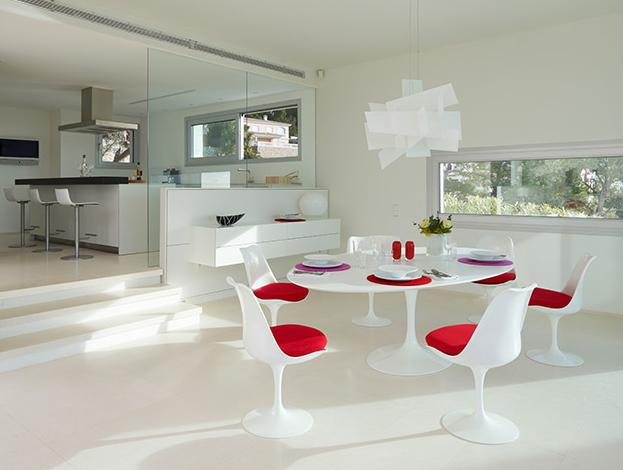
%> input picture Practica1/sillas.jpg, 623 x 470 px
$ octave --eval "result = ej15;"   (GNU Octave 9; MATLAB toolbox functions it lacks are replaced by stand-ins)
%> lines starting %> are read from the running program, lines starting %| are printed output that depends on the picture
function [output_args]= ej15 ()
%This function reads a color image and displays its channels
close all;
%We obtain all the channels
im=imread('sillas.jpg');
%> im is the input picture: size 470x623x3 uint8; mean R, G, B 178.6, 177.7, 167.2
imR = im(:,:,1);
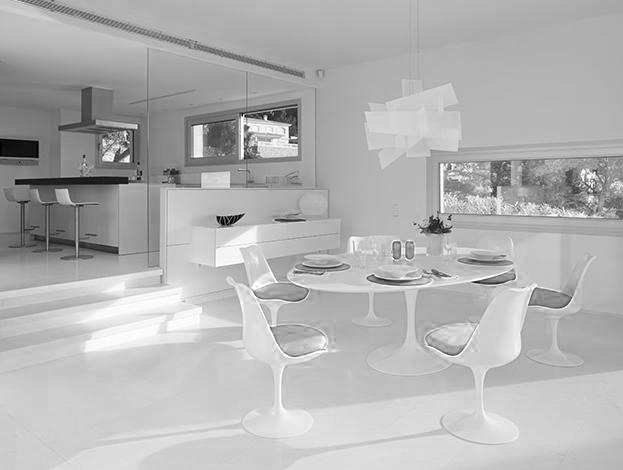
%> imR: size 470x623 uint8; min 0, max 255, mean 178.6
imG = im(:,:,2);
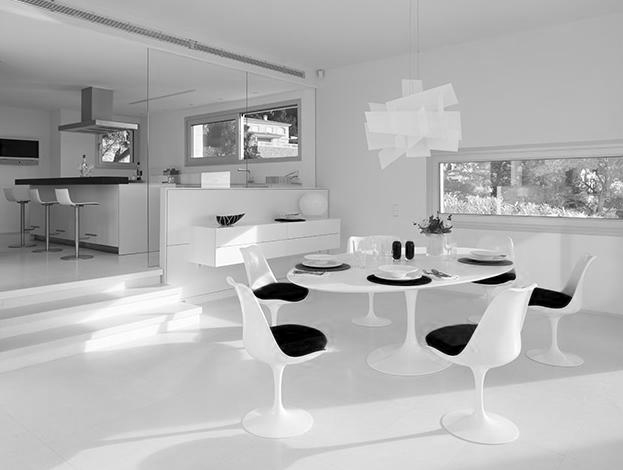
%> imG: size 470x623 uint8; min 0, max 255, mean 177.7
imB = im(:,:,3);
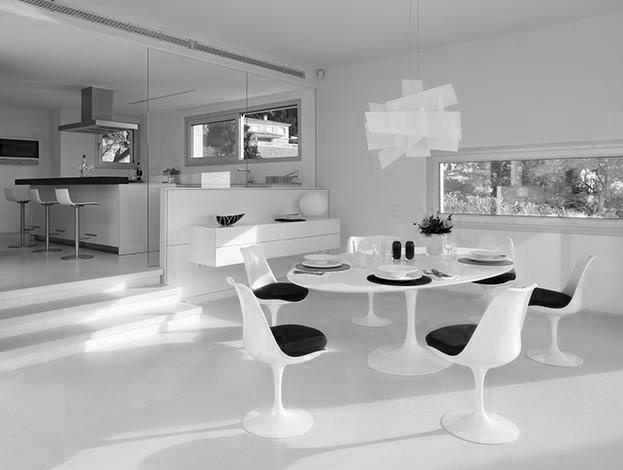
%> imB: size 470x623 uint8; min 0, max 255, mean 167.2
figure;
subplot(3,3,1),imshow(imR),title('Red Channel');
subplot(3,3,2),imshow(imG),title('Green Channel');
subplot(3,3,3),imshow(imB),title('Blue Channel');
%We join together all the images in different order
o1=cat(3,imG,imB,imR);
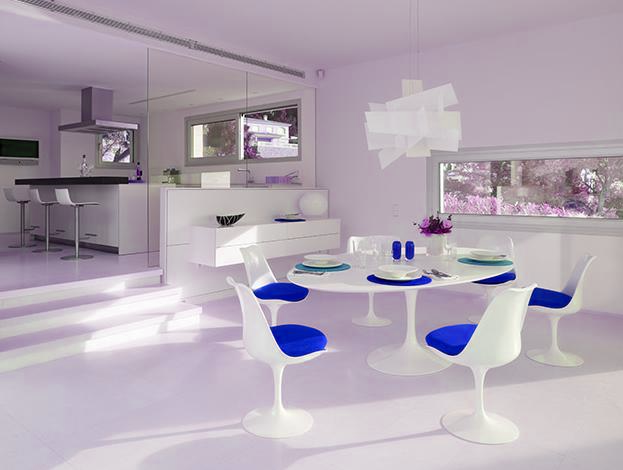
%> o1: size 470x623x3 uint8; mean R, G, B 177.7, 167.2, 178.6
o2=cat(3,imB,imR,imG);
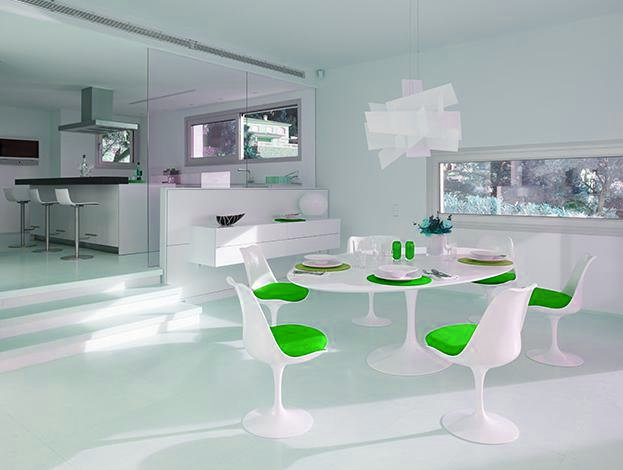
%> o2: size 470x623x3 uint8; mean R, G, B 167.2, 178.6, 177.7
subplot(3,3,4),imshow(im),title('R,G,B(Original Image)');
subplot(3,3,5),imshow(o1),title('G,B,R');
subplot(3,3,6),imshow(o2),title('B,R,G');
%We set the red channel to 0
o3=cat(3,imR*0,imG,imB);
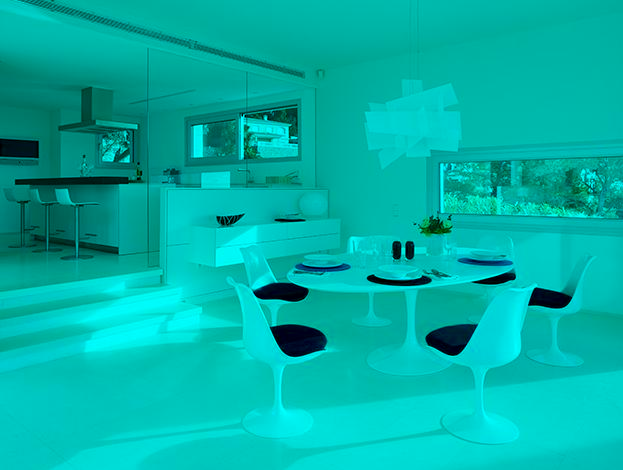
%> o3: size 470x623x3 uint8; mean R, G, B 0, 177.7, 167.2
subplot(3,3,8),imshow(o3),title('R*0,G,B');
%If we change the order of channels, we can see a variety of different
%images between the original one and the other ones.
%We can observe a change of colors of image, for instance, if we set the
%red channel to 0 its equivalent to remove all red from the image
end
%> (the run ends here)

$ run again, with Practica1/hand_rgb.jpg copied over Practica1/sillas.jpg
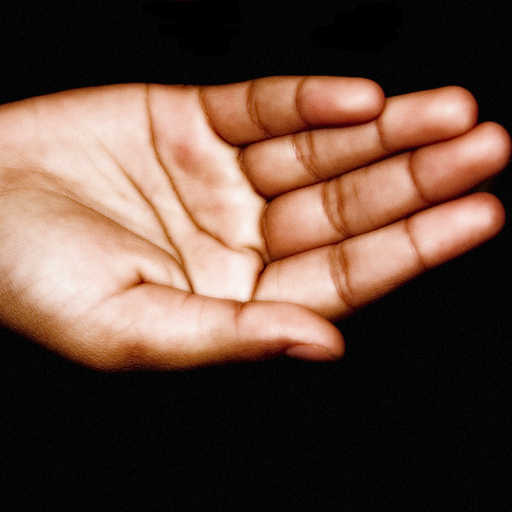
%> input picture Practica1/hand_rgb.jpg, 512 x 512 px
%> in ej15, im is the input picture: size 512x512x3 uint8; mean R, G, B 98.3, 72.9, 60.5
%> in ej15, `o2=cat(3,imB,imR,imG);`:
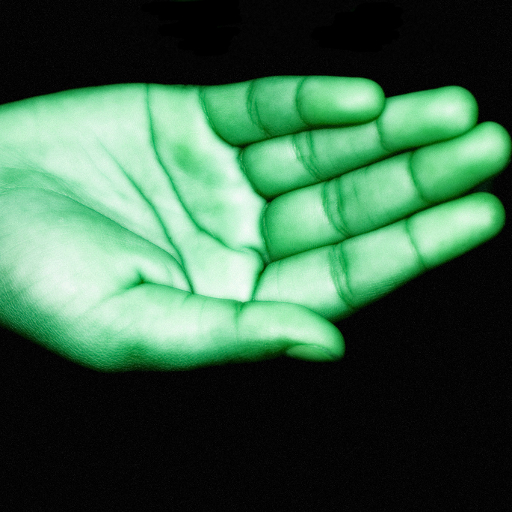
%> o2: size 512x512x3 uint8; mean R, G, B 60.5, 98.3, 72.9
%> in ej15, `o3=cat(3,imR*0,imG,imB);`:
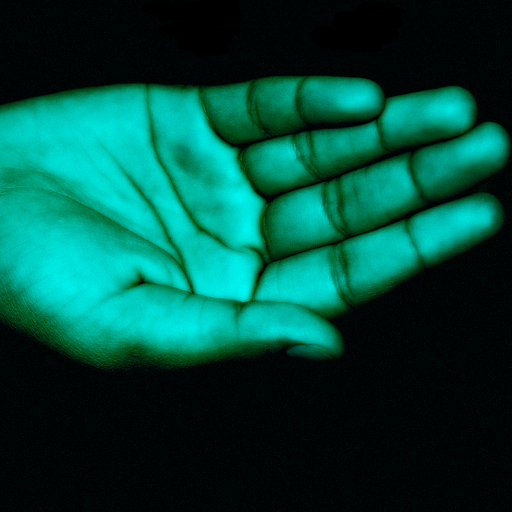
%> o3: size 512x512x3 uint8; mean R, G, B 0, 72.9, 60.5
